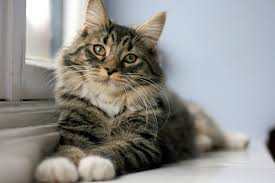
#> input picture Read image and video/figures/cat.jpg, 275 x 183 px
$ python WashImage.py
#> lines starting #> are read from the running program, lines starting #| are printed output that depends on the picture; after the words box and inside, x2 and y2 are one past the last pixel; in counts of white or black regions, pixels touching at a corner belong together
import os
import cv2 as cv

base_dir = os.path.dirname(os.path.abspath(__file__))

file_path = os.path.join(base_dir,"..",'Read image and video', 'figures', 'cat.jpg')

img = cv.imread(file_path)
#> img is the input picture: shape (183, 275, 3); mean B, G, R 140.7, 144, 144.9
cv.imshow('Original',img)

#into a grayscale
gryscl = cv.cvtColor(img,cv.COLOR_BGR2GRAY)
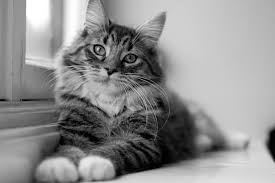
#> gryscl: shape (183, 275); min 0, max 255, mean 143.9
cv.imshow("gray",gryscl)

#blur
blur = cv.GaussianBlur(gryscl, (3,3) ,cv.BORDER_DEFAULT)
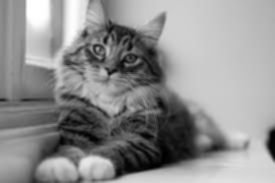
#> blur: shape (183, 275); min 0, max 255, mean 143.9
cv.imshow("blurred", blur)

#use blur instead of img
blrcanny = cv.Canny(blur,125,175)
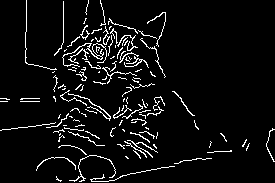
#> blrcanny: shape (183, 275); 5.9% white in thin lines or dots
cv.imshow("blrred canny edge",blrcanny)

#dilate
dilate = cv.dilate(blrcanny,(3,3), iterations=5)
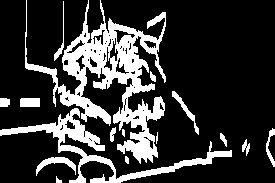
#> dilate: shape (183, 275); 21.2% white; 16 white regions (1 under 20 px), largest, box (x1, y1, x2, y2) and area: (25, 0, 166, 164) 6779, (0, 108, 232, 183) 2606, (36, 157, 76, 176) 261
cv.imshow("dilated",dilate)

#erode
erode = cv.erode(dilate,(3,3),iterations=4)
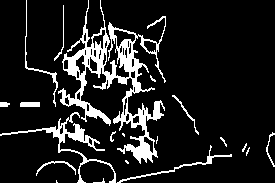
#> erode: shape (183, 275); 12.2% white; 20 white regions (8 under 20 px), largest, box (x1, y1, x2, y2) and area: (58, 0, 166, 164) 4163, (0, 112, 116, 183) 894, (117, 145, 232, 183) 281
cv.imshow("erode",erode)

#resize
resize = cv.resize(img,(500,500),interpolation=cv.INTER_LINEAR)
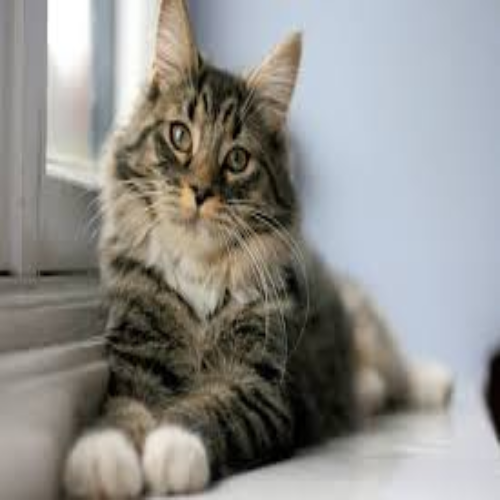
#> resize: shape (500, 500, 3); mean B, G, R 140.6, 143.9, 144.8
cv.imshow("resized",resize)

#crop
crop = resize[50:200,200:400]
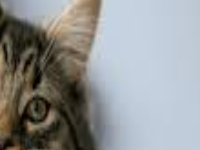
#> crop: shape (150, 200, 3); mean B, G, R 147.3, 147, 144.7
cv.imshow("cropped",crop)

cv.waitKey(0)

$ run again, with Read image and video/figures/Noisy picture.jpg copied over Read image and video/figures/cat.jpg
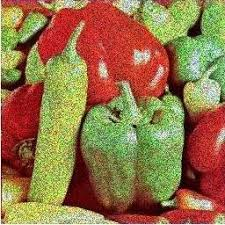
#> input picture Read image and video/figures/Noisy picture.jpg, 225 x 225 px
#> img is the input picture: shape (225, 225, 3); mean B, G, R 72.1, 115.8, 148.8
#> `blrcanny = cv.Canny(blur,125,175)`:
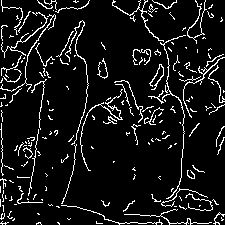
#> blrcanny: shape (225, 225); 8.7% white in thin lines or dots
#> dilate: shape (225, 225); 28.2% white; 57 white regions (15 under 20 px), largest, box (x1, y1, x2, y2) and area: (56, 0, 225, 225) 7229, (0, 0, 90, 225) 3765, (187, 0, 214, 58) 461
#> erode: shape (225, 225); 15.5% white in thin lines or dots
#> `crop = resize[50:200,200:400]`:
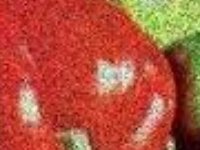
#> crop: shape (150, 200, 3); mean B, G, R 60.2, 82.9, 180.6

$ run again, with Read image and video/figures/kirk.jpg copied over Read image and video/figures/cat.jpg
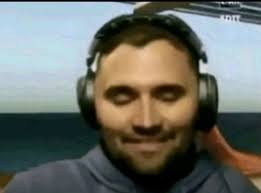
#> input picture Read image and video/figures/kirk.jpg, 261 x 193 px
#> img is the input picture: shape (193, 261, 3); mean B, G, R 102.7, 110, 107
#> `blrcanny = cv.Canny(blur,125,175)`:
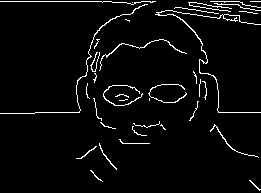
#> blrcanny: shape (193, 261); 3.9% white in thin lines or dots
#> dilate: shape (193, 261); 16.1% white; 15 white regions, largest, box (x1, y1, x2, y2) and area: (0, 1, 187, 119) 2794, (155, 1, 261, 126) 2653, (103, 85, 143, 111) 608
#> erode: shape (193, 261); 7.9% white; 18 white regions, largest, box (x1, y1, x2, y2) and area: (155, 5, 261, 118) 1644, (0, 5, 156, 119) 838, (103, 89, 143, 111) 300
#> `crop = resize[50:200,200:400]`:
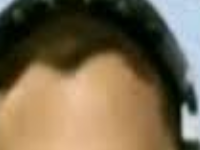
#> crop: shape (150, 200, 3); mean B, G, R 75.9, 102.3, 118
